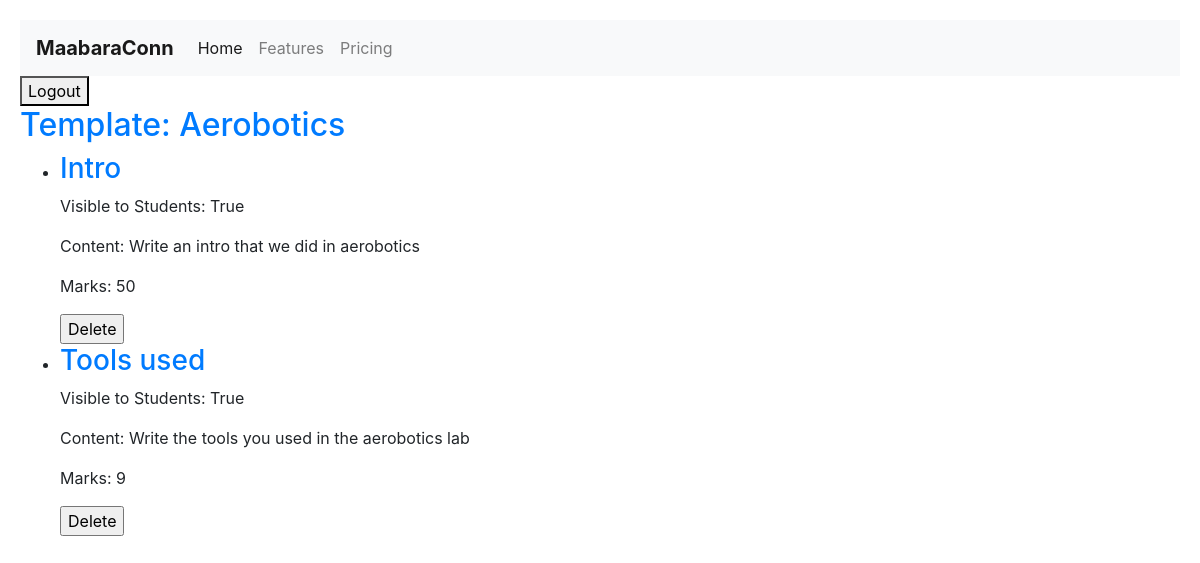
The page /users/lab_template/26/ on the database its author committed.
### users/models.py (models this page shows, shortened)
class LabTemplate(models.Model):
    course = models.ForeignKey(
        Course, on_delete=models.CASCADE, related_name='lab_templates')
    name = models.CharField(max_length=255)
    laboratory = models.ForeignKey(
        Laboratory, on_delete=models.CASCADE, related_name='lab_templates')

class TemplateSection(models.Model):
    lab_template = models.ForeignKey(
        LabTemplate, on_delete=models.CASCADE, related_name='sections')
    title = models.CharField(max_length=255)
    content = models.TextField()
    visible_to_students = models.BooleanField(default=True)
    section_type = models.ForeignKey(SectionType, on_delete=models.CASCADE)
    marks = models.PositiveIntegerField(default=0)

class SectionType(models.Model):
    name = models.CharField(max_length=100)
    default_content = models.TextField(blank=True)

### users/views.py (the view)
def view_template_details(request, lab_template_id):
    template = get_object_or_404(LabTemplate, id=lab_template_id)
    sections = template.sections.all()  # Fetch all related sections
    context = {
        'template': template,
        'sections': sections,
    }
    return render(request, 'users/template_details.html', context)

### users/templates/users/template_details.html (shortened to what this page needs)
{% extends 'base.html' %}
{% block content %}
<h2>Template: {{ template.name }}</h2>
{% if sections %}
<ul>
  {% for section in sections %}
  <li>
    <h3>{{ section.section_type.name }}</h3>
    <p>Visible to Students: {{ section.visible_to_students }}</p>
    <p>Content: {{ section.content }}</p>
    <p>Marks: {{ section.marks }}</p>
    <form
      action="{% url 'delete_section' lab_template_id=template.id section_id=section.id %}"
      method="post"
    >
      <input type="submit" value="Delete" />
    </form>
  </li>
  {% endfor %}
</ul>
{% else %}
<p>No sections have been added to this template yet.</p>
{% endif %} {% endblock %}

### users/static/css/styles.css (style rules this page uses)
body { font-family: Arial, sans-serif; background-color: #007bff; }
body { font-family: "Segoe UI", Tahoma, Geneva, Verdana, sans-serif; line-height: 1.6; background-color: #6d3d3d; color: #333; margin: 0; padding: 20px; }
h2, h3 { color: #007bff; }
p { margin-bottom: 10px; }

### rows shown on the page
LabTemplate: name "Aerobotics"
TemplateSection: section_type.name "Intro", visible_to_students "True", content "Write an intro that we did in aerobotics", marks "50"
TemplateSection: section_type.name "Tools used", visible_to_students "True", content "Write the tools you used in the aerobotics lab", marks "9"
